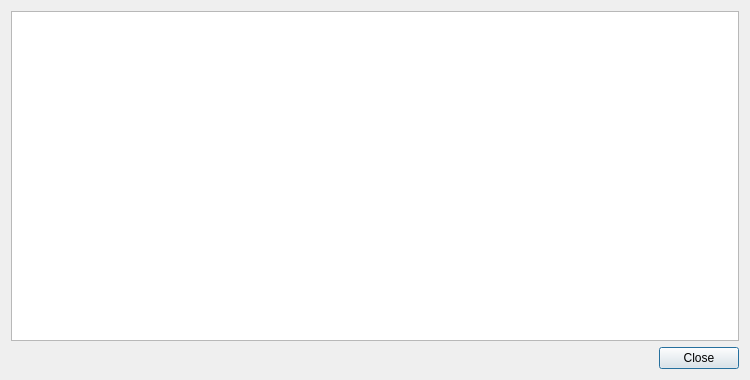
<?xml version="1.0" encoding="UTF-8"?>
<ui version="4.0">
 <class>licenses</class>
 <widget class="QDialog" name="licenses">
  <property name="geometry">
   <rect>
    <x>0</x>
    <y>0</y>
    <width>750</width>
    <height>380</height>
   </rect>
  </property>
  <property name="windowTitle">
   <string>Dialog</string>
  </property>
  <layout class="QVBoxLayout" name="verticalLayout">
   <item>
    <widget class="QTextBrowser" name="license_textBrowser">
     <property name="sizePolicy">
      <sizepolicy hsizetype="Expanding" vsizetype="Expanding">
       <horstretch>0</horstretch>
       <verstretch>0</verstretch>
      </sizepolicy>
     </property>
    </widget>
   </item>
   <item>
    <widget class="QDialogButtonBox" name="close_buttonBox">
     <property name="orientation">
      <enum>Qt::Orientation::Horizontal</enum>
     </property>
     <property name="standardButtons">
      <set>QDialogButtonBox::StandardButton::Close</set>
     </property>
    </widget>
   </item>
  </layout>
 </widget>
 <resources/>
 <connections>
  <connection>
   <sender>close_buttonBox</sender>
   <signal>accepted()</signal>
   <receiver>licenses</receiver>
   <slot>accept()</slot>
   <hints>
    <hint type="sourcelabel">
     <x>248</x>
     <y>254</y>
    </hint>
    <hint type="destinationlabel">
     <x>157</x>
     <y>274</y>
    </hint>
   </hints>
  </connection>
  <connection>
   <sender>close_buttonBox</sender>
   <signal>rejected()</signal>
   <receiver>licenses</receiver>
   <slot>reject()</slot>
   <hints>
    <hint type="sourcelabel">
     <x>316</x>
     <y>260</y>
    </hint>
    <hint type="destinationlabel">
     <x>286</x>
     <y>274</y>
    </hint>
   </hints>
  </connection>
 </connections>
</ui>
